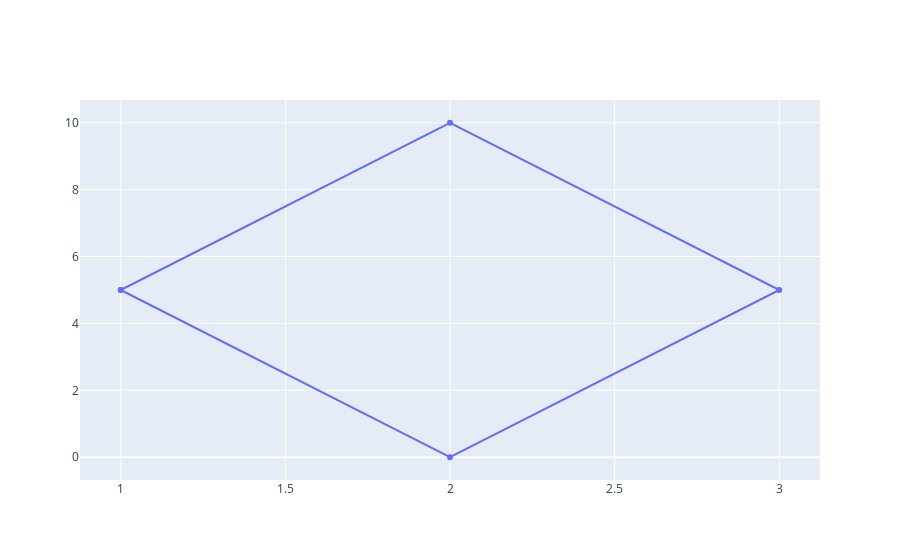

Notebook source saved alongside this figure:
### Code cell
iplot([{"x":[1,2,3,2,1],"y":[5,10,5,0,5]}])

### Figure 1 — Plotly figure (JSON) as saved in the notebook; plotly's stock layout.template omitted (floating-point values rounded to 4 significant figures)
{"data": [{"type": "scatter", "x": [1, 2, 3, 2, 1], "y": [5, 10, 5, 0, 5]}], "layout": {"autosize": true, "xaxis": {"autorange": true, "range": [0.879, 3.121], "type": "linear"}, "yaxis": {"autorange": true, "range": [-0.8252, 10.83], "type": "linear"}}}
